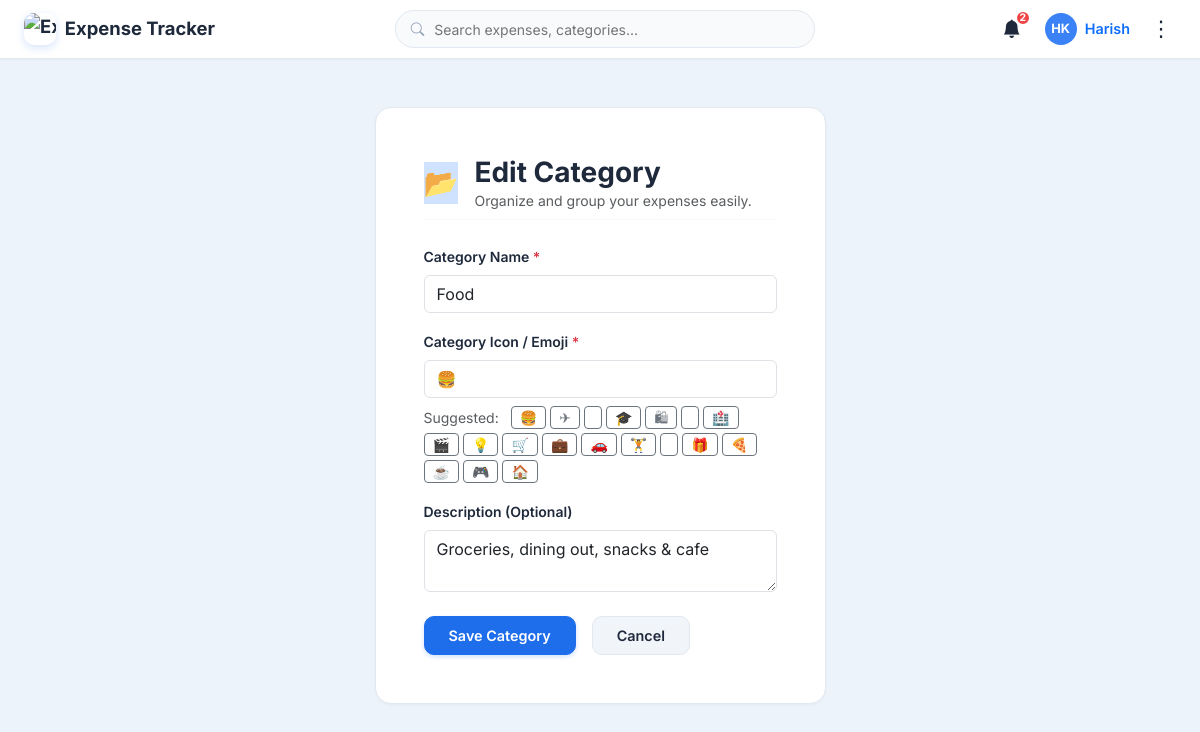
The page /categories/1/edit/ (signed in) on the database its author committed.
### expenses/models.py (models this page shows, shortened)
class Category(models.Model):
    user = models.ForeignKey(User, on_delete=models.CASCADE, related_name='categories')
    name = models.CharField(max_length=100)
    description = models.TextField(blank=True)
    icon = models.CharField(max_length=50, default='📁')
    created_at = models.DateTimeField(auto_now_add=True)
    class Meta:
        verbose_name_plural = 'Categories'
        ordering = ['name']
        constraints = [
            models.UniqueConstraint(fields=['user', 'name'], name='unique_user_category')
        ]

### expenses/views.py (the view)
# urls.py: path('categories/<int:pk>/edit/', views.category_edit, name='category_edit'),
@login_required
def category_edit(request, pk):
    category = get_object_or_404(Category, pk=pk, user=request.user)
    if request.method == 'POST':
        form = CategoryForm(request.POST, instance=category, user=request.user)
        if form.is_valid():
            cat = form.save()
            messages.success(request, f"Category '{cat.name}' updated successfully.")
            return redirect('category_list')
    else:
        form = CategoryForm(instance=category, user=request.user)
    return render(request, 'expenses/category_form.html', {'form': form, 'title': 'Edit Category', 'category': category})

### expenses/forms.py (shortened to what this page needs)
class CategoryForm(forms.ModelForm):
    class Meta:
        model = Category
        fields = ['name', 'icon', 'description']
        widgets = {
            'name': forms.TextInput(attrs={
                'class': 'form-control',
                'placeholder': 'Category Name (e.g. Groceries, Gym)',
                'id': 'category_name'
            }),
            'icon': forms.TextInput(attrs={
                'class': 'form-control',
                'placeholder': 'Icon or Emoji (e.g. 🍔, ✈️, 🛒)',
                'id': 'category_icon'
            }),
            'description': forms.Textarea(attrs={
                'class': 'form-control',
                'rows': 2,
                'placeholder': 'Short description of this category',
                'id': 'category_description'
            }),
        }
    def __init__(self, *args, **kwargs):
        self.user = kwargs.pop('user', None)
        super().__init__(*args, **kwargs)

### expenses/context_processors.py (called while the page is built)
def expense_context(request):
    context = {
        'APP_NAME': 'Expense Tracker',
        'APP_TAGLINE': 'Track Smarter. Spend Better.',
        'CURRENCY_SYMBOL': '₹',
        'CURRENT_YEAR': date.today().year,
        'CURRENT_MONTH': date.today().month,
        'unread_notifications_count': 0,
        'user_profile': None,
        'user_initials': 'U',
    }
    if request.user.is_authenticated:
        profile, _ = UserProfile.objects.get_or_create(user=request.user)
        context['user_profile'] = profile
        context['CURRENCY_SYMBOL'] = profile.currency_symbol or '₹'
        context['unread_notifications_count'] = Notification.objects.filter(
            user=request.user, is_read=False
        ).count()
        context['user_initials'] = profile.initials
    return context

### expenses/models.py (called while the page is built)
    @property
    def initials(self):
        if self.user.first_name and self.user.last_name:
            return f"{self.user.first_name[0]}{self.user.last_name[0]}".upper()
        elif self.user.first_name:
            return self.user.first_name[:2].upper()
        return self.user.username[:2].upper()

### templates/expenses/category_form.html (shortened to what this page needs)
{% extends 'base.html' %}
{% block content %}
<div class="container py-4">
  <div class="row justify-content-center">
    <div class="col-md-7 col-lg-5">
      <div class="card-saas p-4 p-md-5">
        <div class="d-flex align-items-center gap-3 mb-4 pb-2 border-bottom border-light">
          <div class="metric-icon-wrap bg-primary-subtle text-primary fs-3">
            📂
          </div>
          <div>
            <h3 class="fw-bold text-main mb-0">{{ title }}</h3>
            <p class="text-muted small mb-0">Organize and group your expenses easily.</p>
          </div>
        </div>
        <form method="post" novalidate>
          <div class="mb-3">
            <label for="category_name" class="form-label fw-semibold small text-main">Category Name <span class="text-danger">*</span></label>
            {{ form.name }}
          </div>
          <div class="mb-3">
            <label for="category_icon" class="form-label fw-semibold small text-main">Category Icon / Emoji <span class="text-danger">*</span></label>
            {{ form.icon }}
            <div class="d-flex flex-wrap gap-1 mt-2">
              <span class="small text-muted me-2 align-self-center">Suggested:</span>
              {% for emoji in "🍔 ✈️ 🎓 🛍️ 🏥 🎬 💡 🛒 💼 🚗 🏋️ 🎁 🍕 ☕ 🎮 🏠"|make_list %}
                {% if emoji != " " %}
                  <button type="button" class="btn btn-sm btn-outline-secondary py-0 px-1.5 emoji-pick-btn" onclick="document.getElementById('category_icon').value='{{ emoji }}'">{{ emoji }}</button>
                {% endif %}
              {% endfor %}
            </div>
          </div>
          <div class="mb-4">
            <label for="category_description" class="form-label fw-semibold small text-main">Description (Optional)</label>
            {{ form.description }}
          </div>
          <div class="d-flex gap-3">
            <button type="submit" class="btn btn-primary-saas px-4 py-2">
              Save Category
            </button>
            <a href="{% url 'category_list' %}" class="btn btn-secondary-saas px-4 py-2">
              Cancel
            </a>
          </div>
        </form>
      </div>
    </div>
  </div>
</div>
{% endblock %}

### templates/base.html (shortened to what this page needs)
{% load static %}
<!DOCTYPE html>
<html lang="en" data-bs-theme="{% if user_profile and user_profile.dark_mode %}dark{% else %}light{% endif %}">
<head>
  <link href="https://cdn.jsdelivr.net/npm/bootstrap@5.3.3/dist/css/bootstrap.min.css" rel="stylesheet">
  <link rel="stylesheet" href="https://cdn.jsdelivr.net/npm/bootstrap-icons@1.11.3/font/bootstrap-icons.min.css">
  <link rel="stylesheet" href="{% static 'css/style.css' %}">
</head>
<body data-user-dark="{% if user_profile and user_profile.dark_mode %}true{% else %}false{% endif %}">
  <nav class="app-navbar d-flex align-items-center justify-content-between">
    {% if user.is_authenticated %}
      <a href="{% url 'dashboard' %}" class="navbar-brand">
        <img src="https://play-lh.googleusercontent.com/y8OyoKQntSxC32pUKoPplp7uTj1f4boIe2Gqk1Ah2dQz_UMUTOSR2i5Avr5t7k5tD1FSDF16_XtGxBJWpttbfYY" alt="Expense Tracker Logo" class="brand-logo">
        <span>{{ APP_NAME }}</span>
      </a>
      <div class="nav-search-container d-none d-md-block">
        <div class="search-input-wrapper">
          <i class="bi bi-search"></i>
          <input
            type="text"
            id="global-search-input"
            class="nav-search-input"
            placeholder="Search expenses, categories..."
            value="{{ q|default:'' }}"
            autocomplete="off"
          >
        </div>
      </div>
      <div class="d-flex align-items-center gap-3">
        <a href="{% url 'notifications' %}" class="btn-nav-icon" title="Notifications" id="nav-notification-btn">
          <i class="bi bi-bell-fill"></i>
          {% if unread_notifications_count > 0 %}
            <span class="notification-badge" id="nav-notif-count">{{ unread_notifications_count }}</span>
          {% else %}
            <span class="notification-badge" id="nav-notif-count">2</span>
          {% endif %}
        </a>
        <a href="{% url 'profile' %}" class="d-none d-sm-flex align-items-center gap-2 text-decoration-none text-main fw-semibold" style="font-size: 0.9rem;">
          <div class="user-avatar-circle">
          </div>
          <span>{{ user.first_name|default:user.username }}</span>
        </a>
        <div class="dropdown">
          <button
            class="btn-three-dots"
            type="button"
            id="threeDotsNavMenu"
            data-bs-toggle="dropdown"
            aria-expanded="false"
            title="Navigation Menu"
          >
            ⋮
          </button>
        </div>
      </div>
    {% endif %}
  </nav>
  <main class="page-wrapper py-4">
    {% block content %}{% endblock %}
  </main>
</body>
</html>

### static/css/style.css (style rules this page uses)
:root { --font-family: 'Inter', -apple-system, BlinkMacSystemFont, "Segoe UI", Roboto, sans-serif; --bg-app: #edf3fa; --bg-surface: #ffffff; --bg-surface-elevated: #ffffff; --bg-hover: #f1f5f9; --bg-input: #f8fafc; --primary: #1e6deb; --primary-hover: #1754b8; --primary-subtle: #e8f1fc; --success: #10b981; --success-subtle: #e7f8ef; --warning: #f59e0b; --warning-subtle: #fef7e7; --danger: #ef4444; --danger-subtle: #fdeeed; --purple: #8b5cf6; --purple-subtle: #f3ecfc; --text-main: #1e293b; --text-muted: #64748b; --text-light: #94a3b8; --border-color: #e2e8f0; --border-light: #f1f5f9; --shadow-sm: 0 1px 3px rgba(0, 0, 0, 0.04); --shadow-md: 0 4px 14px rgba(15, 23, 42, 0.06); --shadow-lg: 0 10px 25px rgba(15, 23, 42, 0.08); --radius-sm: 8px; --radius-md: 10px; --radius-lg: 16px; --radius-pill: 9999px; --transition: all 0.2s ease-in-out; }
body { font-family: var(--font-family); background-color: var(--bg-app); color: var(--text-main); min-height: 100vh; margin: 0; display: flex; flex-direction: column; }
.app-navbar { background-color: var(--bg-surface); border-bottom: 1px solid var(--border-color); padding: 0.65rem 1.5rem; position: sticky; top: 0; z-index: 1030; box-shadow: var(--shadow-sm); }
.navbar-brand { font-weight: 700; font-size: 1.15rem; color: var(--text-main); text-decoration: none; display: flex; align-items: center; gap: 0.55rem; }
.brand-logo { width: 32px; height: 32px; border-radius: 10px; object-fit: cover; box-shadow: 0 3px 8px rgba(30, 109, 235, 0.18); background: #fff; }
.nav-search-container { max-width: 420px; width: 100%; }
.search-input-wrapper { position: relative; width: 100%; }
.search-input-wrapper i { position: absolute; left: 1rem; top: 50%; transform: translateY(-50%); color: var(--text-light); font-size: 0.85rem; }
.nav-search-input { width: 100%; padding: 0.45rem 1rem 0.45rem 2.4rem; border-radius: var(--radius-pill); border: 1px solid var(--border-color); background-color: var(--bg-input); color: var(--text-main); font-size: 0.875rem; transition: var(--transition); }
.btn-nav-icon { width: 34px; height: 34px; border-radius: 50%; display: flex; align-items: center; justify-content: center; border: none; background-color: transparent; color: var(--text-main); position: relative; text-decoration: none; font-size: 1.15rem; }
.notification-badge { position: absolute; top: -2px; right: -2px; background-color: var(--danger); color: #ffffff; font-size: 0.65rem; font-weight: 700; width: 16px; height: 16px; border-radius: 50%; display: flex; align-items: center; justify-content: center; border: 2px solid var(--bg-surface); }
.user-avatar-circle { width: 32px; height: 32px; border-radius: 50%; background: #3b82f6; color: #ffffff; display: flex; align-items: center; justify-content: center; font-weight: 700; font-size: 0.8rem; overflow: hidden; }
.btn-three-dots { width: 30px; height: 30px; border-radius: var(--radius-sm); display: flex; align-items: center; justify-content: center; border: none; background: transparent; color: var(--text-main); font-size: 1.35rem; cursor: pointer; line-height: 1; }
.btn-three-dots::after { display: none !important; }
.card-saas { background-color: var(--bg-surface); border: 1px solid var(--border-color); border-radius: var(--radius-lg); box-shadow: var(--shadow-sm); padding: 1.5rem; position: relative; }
.btn-primary-saas { background-color: #1e6deb; border-color: #1e6deb; color: #ffffff; font-weight: 600; padding: 0.5rem 1.25rem; border-radius: var(--radius-md); box-shadow: 0 2px 4px rgba(30, 109, 235, 0.2); transition: var(--transition); text-decoration: none; display: inline-flex; align-items: center; gap: 0.4rem; font-size: 0.9rem; }
.btn-secondary-saas { background-color: var(--bg-hover); border: 1px solid var(--border-color); color: var(--text-main); font-weight: 600; padding: 0.5rem 1.15rem; border-radius: var(--radius-md); transition: var(--transition); text-decoration: none; display: inline-flex; align-items: center; gap: 0.4rem; font-size: 0.9rem; }

### rows shown on the page
Category: name "Food", icon "🍔", description "Groceries, dining out, snacks & cafe"

### other values the page prints
{{ APP_NAME }} "Expense Tracker"
{{ unread_notifications_count }} "2"
{{ user.first_name|default:user.username }} "Harish"
{{ title }} "Edit Category"
{{ emoji }} "🍔" "✈" "🎓" "🛍" "🏥" "🎬" "💡" "🛒" "💼" "🚗" "🏋" "🎁" "🍕" "☕" "🎮" "🏠"
